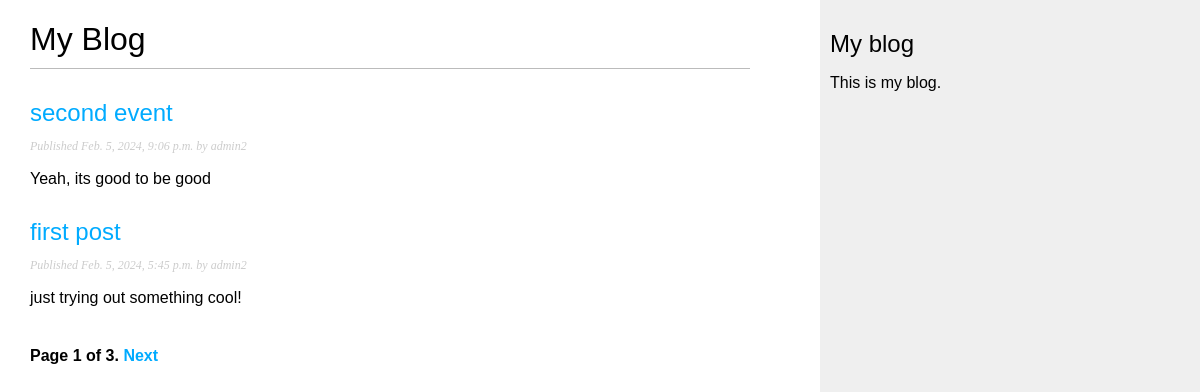
Screenshot of /blog/ with the database file from the repository.
### blog/models.py (models this page shows, shortened)
class Post(models.Model):
    STATUS = (("draft", "Draft"), ("published", "Published"))
    title = models.CharField(max_length=250)
    slug = models.SlugField(max_length=250, unique_for_date = 'publish')
    author = models.ForeignKey(
        User, on_delete=models.CASCADE, related_name="blog_posts"
    )
    content = models.TextField()
    publish = models.DateTimeField(default=timezone.now)
    created = models.DateTimeField(auto_now_add=True)
    updated = models.DateTimeField(auto_now=True)
    status = models.CharField(max_length=20, choices=STATUS, default="draft")
    objects = models.Manager()  # default manager
    published = PublishedManager()  # Custum manager
    class Meta:
        ordering = ["-publish"]
        indexes = (models.Index(fields=["-publish"]),)
    def get_absolute_url(self):
        return reverse(
            "blog:post-detail",
            kwargs={
                "year": self.publish.year,
                "month": self.publish.month,
                "day": self.publish.day,
                "post": self.slug,
            },
        )

### blog/views.py (the view)
class PostListView(ListView):
    queryset = Post.published.all()
    template_name = "post_list.html"
    context_object_name = "posts"
    paginate_by = 2
    def get_context_data(self, **kwargs):
        context = {}
        queryset = self.get_queryset()
        paginator = Paginator(queryset, self.paginate_by)
        page = self.request.GET.get('page')
        try:
            posts = paginator.page(page)
        except PageNotAnInteger:
            posts = paginator.page(1)
        except EmptyPage:
            if int(page) < 1:
                posts = paginator.page(1)
            else:
                posts = paginator.page(paginator.num_pages)
        context['posts'] = posts
        context['page_obj'] = posts
        return context

### blog/templates/post_list.html (shortened to what this page needs)
{% extends "base.html" %}
{% block content %}
<h1>My Blog</h1>
{% for post in posts %}
<h2>
<a href="{{post.get_absolute_url}}">
{{ post.title }}
</a>
</h2>
<p class="date">
Published {{ post.publish }} by {{ post.author }}
</p>
{{ post.content|truncatewords:30|linebreaks }}
{% endfor %}
{% include "pagination.html" with page=page_obj %}
{% endblock %}

### blog/static/css/blog.css (style rules this page uses)
body { margin:0; padding:0; font-family:helvetica, sans-serif; }
a { color:#00abff; text-decoration:none; }
h1 { font-weight:normal; border-bottom:1px solid #bbb; padding:0 0 10px 0; }
h2 { font-weight:normal; margin:30px 0 0; }
p.date { color:#ccc; font-family: georgia, serif; font-size: 12px; font-style: italic; }

### rows the page displays
Post: title "second event", publish "Feb. 5, 2024, 9:06 p.m.", author "admin2", content "Yeah, its good to be good"
Post: title "first post", publish "Feb. 5, 2024, 5:45 p.m.", author "admin2", content "just trying out something cool!"

### other values shown
{{ page.number }} "1"
{{ page.paginator.num_pages }} "3"
